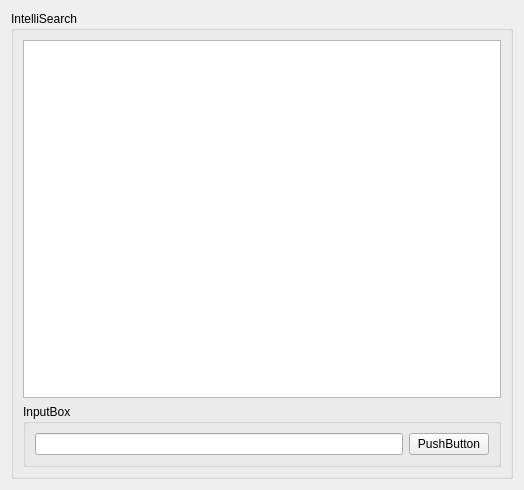
<?xml version="1.0" encoding="UTF-8"?>
<ui version="4.0">
    <class>mainWindow</class>
    <widget class="QWidget" name="mainWindow">
        <property name="geometry">
            <rect>
                <x>0</x>
                <y>0</y>
                <width>524</width>
                <height>490</height>
            </rect>
        </property>
        <property name="windowTitle">
            <string>mainWindow</string>
        </property>
        <layout class="QHBoxLayout" name="horizontalLayout">
            <item>
                <widget class="QGroupBox" name="chatGroupBox">
                    <property name="title">
                        <string>IntelliSearch</string>
                    </property>
                    <layout class="QVBoxLayout" name="verticalLayout">
                        <item>
                            <widget class="QTextBrowser" name="chatHistoryBrowser"/>
                        </item>
                        <item>
                            <widget class="QGroupBox" name="inpputGroupBox">
                                <property name="title">
                                    <string>InputBox</string>
                                </property>
                                <layout class="QHBoxLayout" name="horizontalLayout_2">
                                    <item>
                                        <widget class="QLineEdit" name="inputLineEdit"/>
                                    </item>
                                    <item>
                                        <widget class="QPushButton" name="sendButton">
                                            <property name="text">
                                                <string>PushButton</string>
                                            </property>
                                        </widget>
                                    </item>
                                </layout>
                            </widget>
                        </item>
                    </layout>
                </widget>
            </item>
        </layout>
    </widget>
    <resources/>
    <connections/>
</ui>
